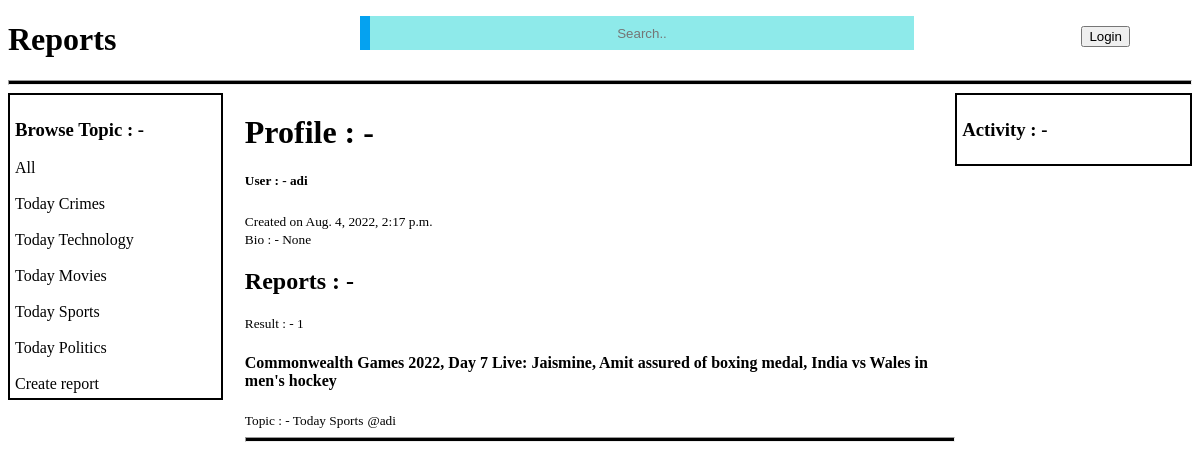
The page /profile/4/ on the database its author committed.
### branch/models.py (models this page shows, shortened)
class Topic(models.Model):
    topic=models.CharField(max_length=200)
    def __str__(self):
        return self.topic

class User(AbstractUser):
    name=models.CharField(max_length=200,null=True)
    email=models.EmailField(unique=True,null=True)
    bio=models.TextField(null=True,blank=True)
    REQUIRED_FIELDS=[]

class Report(models.Model):
    host=models.ForeignKey(User,on_delete=models.SET_NULL,null=True)
    topic=models.ForeignKey(Topic,on_delete=models.SET_NULL,null=True)
    headlines=models.CharField(max_length=200)
    description=models.TextField(null=True,blank=True)
    participents=models.ManyToManyField(User,related_name="participents",blank=True)
    created=models.DateTimeField(auto_now_add=True)
    updated=models.DateField(auto_now=True)
    class Meta:
        ordering=['-updated','-created']

### branch/views.py (the view)
# urls.py: path('profile/<str:number>/',views.profile,name="profile"),
def profile(request,number):
    user=User.objects.get(id=number)
    reports=user.report_set.all()
    topics=Topic.objects.all()
    comments=user.comment_set.all()
    report_count=reports.count()
    dict={'reports':reports,'topics':topics,'comments':comments,'users':user,'report_count':report_count}
    return render(request,'profile.html',dict)

### templates/profile.html (shortened to what this page needs)
{% extends 'main.html'%}
{% block content %}
<div class="profile">
    <div>
        {% include 'Browse_topic.html'%}
    </div>
    <div>
        <h1>Profile : -</h1>
        <h5>User : - {{users.username}}</h5>
        <small>Created on {{users.date_joined}}</small><br>
        <small>Bio : - {{users.bio}}</small>
        {% include 'Report_all.html' %}
    </div>
    <div>
        {% include 'Activity.html' %}
    </div>
</div>
{% endblock %}

### templates/Browse_topic.html (shortened to what this page needs)
<div class="browse-container">
<h3>Browse Topic : - </h3>
<a href="/">All</a><br><br>
{% for topic in topics%}
<a href="{% url 'home'%}?q={{topic.topic}}">{{topic.topic}}</a><br><br>
{% endfor%}
<a href="{% url 'createreport' %}">Create report </a>
</div>

### templates/Report_all.html (shortened to what this page needs)
<h2>Reports : -</h2>
<small>Result : - {{report_count}}</small><br>
{% for report in reports %}
<h4><a href="{% url 'report' report.id %}">{{report.headlines}}</a></h4>
<small>Topic : - {{report.topic}}</small>
<small><a href="{% url 'profile' report.host.id %}">@{{report.host}}</a></small>
<hr>
{% endfor %}

### templates/main.html (style rules this page uses)
a { text-decoration: none; color: black; }

### templates/navbar.html (style rules this page uses)
hr { height: 3px; background-color: black; }

### templates/profile.html (style rules this page uses)
.profile { display: grid; grid-template-columns: 1fr 3fr 1fr; }

### templates/Browse_topic.html (style rules this page uses)
.browse-container { padding: 5px; border: 2px solid black; width: 85%; }

### rows shown on the page
Topic: topic "Today Crimes"
Topic: topic "Today Technology"
Topic: topic "Today Movies"
Topic: topic "Today Sports"
Topic: topic "Today Politics"
User: username "adi", date_joined "Aug. 4, 2022, 2:17 p.m.", bio "None"
Report: headlines "Commonwealth Games 2022, Day 7 Live: Jaismine, Amit assured of boxing medal, India vs Wales in men's hockey", topic "Today Sports", host "adi"

### other values the page prints
{{ report_count }} "1"
